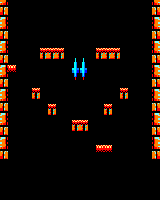

This game map was drawn from its Tiled (.tmx) file and the tilesets committed beside it. A one-line description and the full map source follow:
An orthogonal 20x25 tile map with 8x8 px tiles, 1 tile layer (Capa de Patrones 1).

<map version="1.2" tiledversion="1.2.4" orientation="orthogonal" renderorder="right-down" width="20" height="25" tilewidth="8" tileheight="8" infinite="0" nextlayerid="2" nextobjectid="1">
 <tileset firstgid="1" name="tiles" tilewidth="8" tileheight="8" tilecount="64" columns="8">
  <image source="tiles.png" width="64" height="64" />
 </tileset>
 <layer id="1" name="Capa de Patrones 1" width="20" height="25">
  <data encoding="csv">
20,45,46,47,48,48,48,48,48,48,48,48,48,48,48,48,48,48,48,21,
28,53,54,55,56,56,56,56,56,56,56,56,56,56,56,56,56,56,56,29,
12,44,45,63,42,43,44,45,46,47,64,42,43,44,45,46,47,64,64,13,
20,45,45,46,35,36,37,38,39,37,38,50,35,36,37,38,39,63,64,21,
28,35,36,46,47,46,46,47,47,45,46,46,47,46,46,47,47,38,39,29,
12,43,44,54,55,54,54,55,43,37,38,54,55,54,54,55,45,46,47,13,
20,46,47,44,45,1,1,1,46,45,46,47,1,1,1,44,45,54,55,21,
28,54,55,52,53,9,9,9,44,10,10,44,9,9,9,52,53,35,36,29,
12,17,34,43,44,45,46,44,45,18,18,45,44,43,44,45,46,35,44,13,
20,52,42,51,52,53,54,37,38,26,26,35,36,51,52,53,54,43,56,21,
28,60,45,46,42,43,44,45,46,35,36,43,44,45,46,42,46,64,64,29,
12,52,45,45,1,51,52,53,54,43,44,51,52,53,54,1,46,60,61,13,
20,64,53,45,9,46,42,43,34,35,36,37,54,42,43,9,64,64,64,21,
28,36,37,53,45,45,1,53,42,35,36,37,38,1,46,48,48,48,48,29,
12,44,45,46,53,53,9,54,46,43,44,45,46,9,54,56,56,56,56,13,
20,52,53,54,55,53,54,54,41,1,1,44,36,37,38,64,64,64,64,21,
28,60,60,60,60,60,60,60,49,9,9,52,44,45,36,37,38,48,56,29,
12,35,36,37,38,39,38,39,38,41,42,43,45,44,44,45,46,46,38,13,
20,43,44,45,46,47,46,47,46,49,50,42,17,17,43,42,34,46,46,21,
28,51,52,53,54,55,54,55,54,55,54,55,42,50,34,34,34,54,54,29,
35,36,37,38,39,35,36,37,38,39,54,54,50,50,51,52,53,54,54,55,
43,44,45,46,47,43,44,45,46,47,48,43,58,58,59,60,61,62,62,63,
57,57,57,57,57,57,57,57,57,57,57,57,57,57,57,57,57,57,58,59,
58,59,60,61,62,54,54,54,54,54,54,54,54,54,54,54,54,54,54,54,
58,59,60,61,62,62,62,62,62,62,62,62,62,62,62,62,62,62,62,62
</data>
 </layer>
</map>